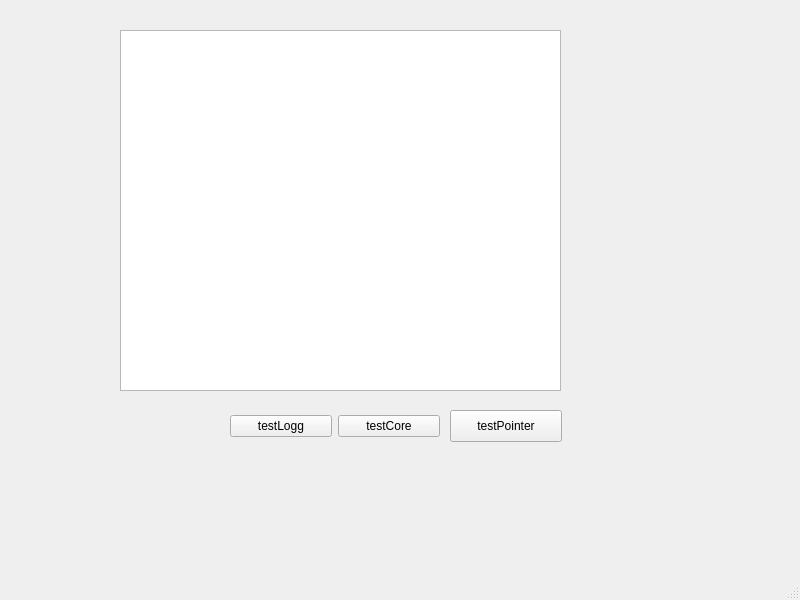
<?xml version="1.0" encoding="UTF-8"?>
<ui version="4.0">
 <class>frmTests</class>
 <widget class="QMainWindow" name="frmTests">
  <property name="geometry">
   <rect>
    <x>0</x>
    <y>0</y>
    <width>800</width>
    <height>600</height>
   </rect>
  </property>
  <property name="windowTitle">
   <string>MainWindow</string>
  </property>
  <widget class="QWidget" name="centralwidget">
   <widget class="QPlainTextEdit" name="txtLog">
    <property name="geometry">
     <rect>
      <x>120</x>
      <y>30</y>
      <width>441</width>
      <height>361</height>
     </rect>
    </property>
   </widget>
   <widget class="QPushButton" name="testPointer">
    <property name="geometry">
     <rect>
      <x>450</x>
      <y>410</y>
      <width>112</width>
      <height>32</height>
     </rect>
    </property>
    <property name="text">
     <string>testPointer</string>
    </property>
   </widget>
   <widget class="QWidget" name="">
    <property name="geometry">
     <rect>
      <x>230</x>
      <y>410</y>
      <width>210</width>
      <height>32</height>
     </rect>
    </property>
    <layout class="QGridLayout" name="gridLayout">
     <item row="0" column="0">
      <widget class="QPushButton" name="testLogg">
       <property name="text">
        <string>testLogg</string>
       </property>
      </widget>
     </item>
     <item row="0" column="1">
      <widget class="QPushButton" name="testCore">
       <property name="text">
        <string>testCore</string>
       </property>
      </widget>
     </item>
    </layout>
   </widget>
  </widget>
  <widget class="QMenuBar" name="menubar">
   <property name="geometry">
    <rect>
     <x>0</x>
     <y>0</y>
     <width>800</width>
     <height>22</height>
    </rect>
   </property>
  </widget>
  <widget class="QStatusBar" name="statusbar"/>
 </widget>
 <resources/>
 <connections/>
</ui>
